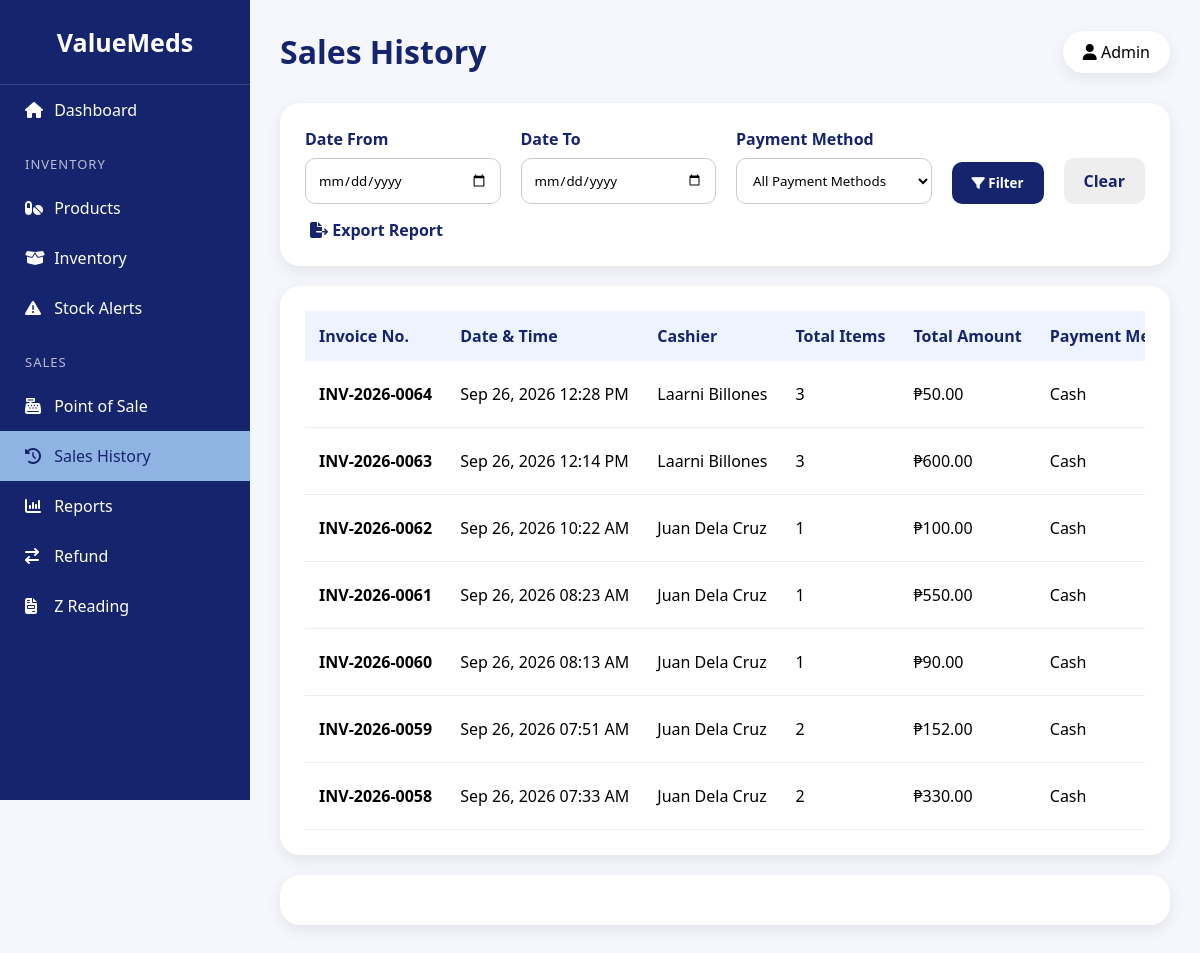
The page /sales_history.php on the database its author committed.
### tables this page shows
CREATE TABLE `sales` (
  `sale_id` int(11) NOT NULL,
  `cashier_id` int(11) NOT NULL,
  `sale_date` datetime NOT NULL DEFAULT current_timestamp(),
  `total_amount` decimal(10,2) NOT NULL DEFAULT 0.00,
  `discount_type` varchar(30) DEFAULT NULL,
  `discount_percentage` decimal(5,2) DEFAULT 0.00,
  `discount_amount` decimal(10,2) DEFAULT 0.00,
  `customer_name` varchar(100) DEFAULT NULL,
  `customer_id_number` varchar(50) DEFAULT NULL,
  `payment_method` varchar(30) NOT NULL,
  `amount_paid` decimal(10,2) DEFAULT NULL,
  `change_amount` decimal(10,2) DEFAULT NULL
);

CREATE TABLE `users` (
  `user_id` int(11) NOT NULL,
  `fullname` varchar(100) NOT NULL,
  `username` varchar(50) NOT NULL,
  `password` varchar(255) NOT NULL,
  `role` varchar(30) NOT NULL,
  `email` varchar(100) DEFAULT NULL,
  `contact_no` varchar(30) DEFAULT NULL,
  `status` varchar(20) DEFAULT 'Active'
);

### sales_history.php (the view, shortened to what this page needs)
<?php
require 'connection.php';
$fullname = $_SESSION['fullname'] ?? 'Admin';
$dateFrom = trim($_GET['date_from'] ?? '');
$dateTo = trim($_GET['date_to'] ?? '');
$where = "";
$sql = "
    SELECT
        s.sale_id,
        s.sale_date,
        u.fullname AS cashier,
        s.total_amount,
        s.payment_method,
        COUNT(si.sale_item_id) AS total_items,
        COALESCE(
            SUM(si.quantity),
            0
        ) AS total_quantity
    FROM sales s
    INNER JOIN users u
        ON s.cashier_id = u.user_id
    LEFT JOIN sale_items si
        ON s.sale_id = si.sale_id
    $where
    GROUP BY
        s.sale_id,
        s.sale_date,
        u.fullname,
        s.total_amount,
        s.payment_method
    ORDER BY s.sale_date DESC
";
$stmt = $conn->prepare($sql);
$stmt->execute();
$sales = $stmt->get_result();
?>
<!DOCTYPE html>
<html lang="en">
<head>
<link
rel="stylesheet"
href="https://cdnjs.cloudflare.com/ajax/libs/font-awesome/6.6.0/css/all.min.css">
</head>
<body>
<div class="sidebar">
    <div class="logo">
        ValueMeds
    </div>
    <a href="dashboard.php">
        <i class="fas fa-home"></i>
        Dashboard
    </a>
    <div class="menu-title">
        INVENTORY
    </div>
    <a href="products.php">
        <i class="fas fa-pills"></i>
        Products
    </a>
    <a href="inventory.php">
        <i class="fas fa-box-open"></i>
        Inventory
    </a>
    <a href="stock_alerts.php">
        <i class="fas fa-triangle-exclamation"></i>
        Stock Alerts
    </a>
    <div class="menu-title">
    SALES
    </div>
    <a href="pos.php">
        <i class="fas fa-cash-register"></i>
        Point of Sale
    </a>
    <a href="sales_history.php" class="active">
        <i class="fas fa-clock-rotate-left"></i>
        Sales History
    </a>
    <a href="reports.php">
        <i class="fas fa-chart-column"></i>
        Reports
    </a>
    <a href="refund.php">
        <i class="fa-solid fa-arrow-right-arrow-left"></i>
        Refund
    </a>
		<a href="z_reading.php">
    <i class="fas fa-file-invoice"></i>
    Z Reading
</a>
</div>
<div class="main">
<div class="header">
<h1>
Sales History
</h1>
<div class="admin">
<i class="fas fa-user"></i>
<?php
echo htmlspecialchars($fullname);
?>
</div>
</div>
<div class="container">
<form
method="GET"
class="top">
<div class="group">
<label>
Date From
</label>
<input
type="date"
name="date_from"
value="<?php
echo htmlspecialchars($dateFrom);
?>">
</div>
<div class="group">
<label>
Date To
</label>
<input
type="date"
name="date_to"
value="<?php
echo htmlspecialchars($dateTo);
?>">
</div>
<div class="group">
<label>
Payment Method
</label>
<select name="payment_method">
<option value="">
All Payment Methods
</option>
</select>
</div>
<button
type="submit"
class="filter-btn">
<i class="fas fa-filter"></i>
Filter
</button>
<a
href="sales_history.php"
class="clear-btn">
Clear
</a>
</form>
<div style="margin-top:15px;">
<a
class="export"
href="sales_history.php?export=1<?php
if ($dateFrom !== '') {
    echo '&date_from=' . urlencode($dateFrom);
}
if ($dateTo !== '') {
    echo '&date_to=' . urlencode($dateTo);
}
?>">
<i class="fas fa-file-export"></i>
Export Report
</a>
</div>
</div>
<div class="container">
<div class="table-container">
<table>
<thead>
<tr>
<th>
Invoice No.
</th>
<th>
Date & Time
</th>
<th>
Cashier
</th>
<th>
Total Items
</th>
<th>
Total Amount
</th>
<th>
Payment Method
</th>
</tr>
</thead>
<tbody>
<?php if ($sales->num_rows > 0): ?>
<?php while ($sale = $sales->fetch_assoc()): ?>
<?php
$invoice =
    'INV-' .
    date(
        'Y',
        strtotime($sale['sale_date'])
    ) .
    '-' .
    str_pad(
        $sale['sale_id'],
        4,
        '0',
        STR_PAD_LEFT
    );
?>
<tr>
<td>
<strong>
<?php
echo htmlspecialchars($invoice);
?>
</strong>
</td>
<td>
<?php
echo date(
    'M d, Y h:i A',
    strtotime($sale['sale_date'])
);
?>
</td>
<td>
<?php
echo htmlspecialchars(
    $sale['cashier']
);
?>
</td>
<td>
<?php
echo (int)$sale['total_items'];
?>
</td>
<td>
₱<?php
echo number_format(
    $sale['total_amount'],
    2
);
?>
</td>
<td>
<?php
echo htmlspecialchars(
    $sale['payment_method']
);
?>
</td>
</tr>
<?php endwhile; ?>
<?php endif; ?>
</tbody>
</table>
</div>
</div>
<div class="container">
</div>
</div>
</body>
</html>

### sales_history.php (style rules this page uses)
* { margin:0; padding:0; box-sizing:border-box; font-family:Segoe UI,sans-serif; }
body { background:#F5F7FC; display:flex; }
.sidebar { width:250px; height:100vh; background:#16246D; color:white; position:fixed; left:0; top:0; overflow:auto; }
.logo { padding:25px; font-size:25px; font-weight:bold; text-align:center; border-bottom:1px solid rgba(255,255,255,.15); }
.menu-title { padding:20px 25px 10px; font-size:13px; opacity:.7; letter-spacing:1px; }
.sidebar a { display:block; padding:14px 25px; color:white; text-decoration:none; transition:.3s; }
.sidebar a i { width:25px; }
.sidebar a:hover, .sidebar .active { background:#8FB3E2; color:#16246D; }
.main { margin-left:250px; width:calc(100% - 250px); padding:30px; }
.header { display:flex; justify-content:space-between; align-items:center; margin-bottom:30px; }
.header h1 { color:#16246D; }
.admin { background:white; padding:10px 20px; border-radius:30px; box-shadow:0 5px 15px rgba(0,0,0,.08); }
.container { background:white; padding:25px; border-radius:20px; box-shadow:0 5px 15px rgba(0,0,0,.08); margin-bottom:20px; }
.top { display:grid; grid-template-columns:1fr 1fr 1fr auto auto; gap:20px; align-items:end; }
.group { display:flex; flex-direction:column; }
.group label { margin-bottom:8px; font-weight:600; color:#16246D; }
.group input, .group select { padding:12px; border:1px solid #ccc; border-radius:10px; outline:none; background:white; }
.filter-btn { background:#16246D; color:white; border:none; padding:12px 20px; border-radius:10px; cursor:pointer; font-weight:600; }
.clear-btn { background:#eee; color:#16246D; padding:12px 20px; border-radius:10px; text-decoration:none; font-weight:600; }
.export { color:#16246D; font-weight:bold; cursor:pointer; text-decoration:none; padding:12px 5px; }
.table-container { overflow-x:auto; }
table { width:100%; border-collapse:collapse; }
th { background:#eef4ff; color:#16246D; padding:14px; text-align:left; white-space:nowrap; }
td { padding:14px; border-bottom:1px solid #eee; white-space:nowrap; }

### rows shown on the page
sales: invoice "INV-2026-0064", sale_date "Sep 26, 2026 12:28 PM", cashier.fullname "Laarni Billones", total_items "3", total_amount "50.00", payment_method "Cash"
sales: invoice "INV-2026-0063", sale_date "Sep 26, 2026 12:14 PM", cashier.fullname "Laarni Billones", total_items "3", total_amount "600.00", payment_method "Cash"
sales: invoice "INV-2026-0062", sale_date "Sep 26, 2026 10:22 AM", cashier.fullname "Juan Dela Cruz", total_items "1", total_amount "100.00", payment_method "Cash"
sales: invoice "INV-2026-0061", sale_date "Sep 26, 2026 08:23 AM", cashier.fullname "Juan Dela Cruz", total_items "1", total_amount "550.00", payment_method "Cash"
sales: invoice "INV-2026-0060", sale_date "Sep 26, 2026 08:13 AM", cashier.fullname "Juan Dela Cruz", total_items "1", total_amount "90.00", payment_method "Cash"
sales: invoice "INV-2026-0059", sale_date "Sep 26, 2026 07:51 AM", cashier.fullname "Juan Dela Cruz", total_items "2", total_amount "152.00", payment_method "Cash"
sales: invoice "INV-2026-0058", sale_date "Sep 26, 2026 07:33 AM", cashier.fullname "Juan Dela Cruz", total_items "2", total_amount "330.00", payment_method "Cash"

### other values the page prints
$fullname "Admin"
